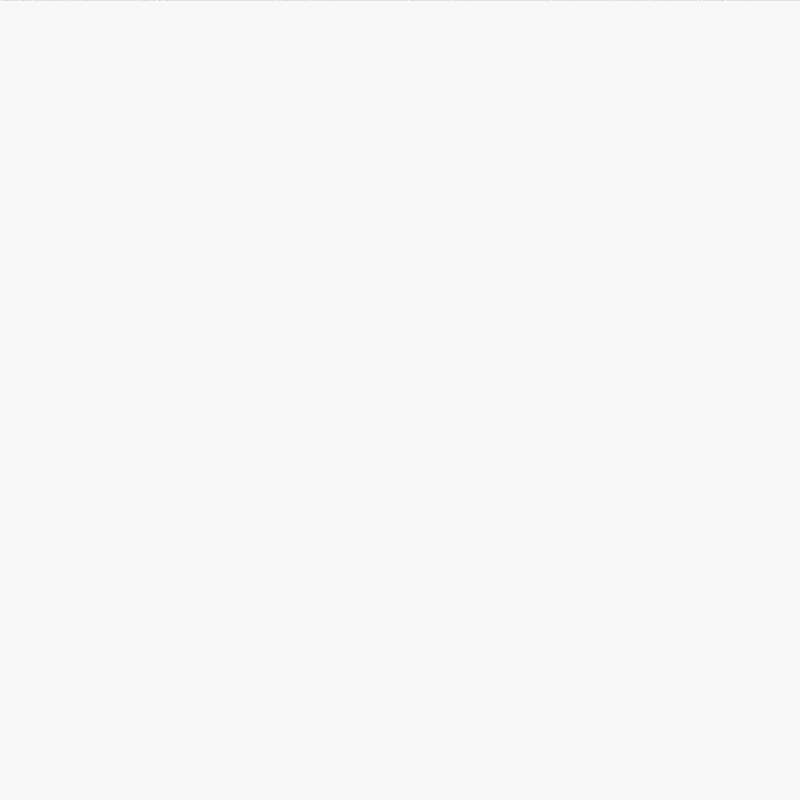
Frame 1 (no input)
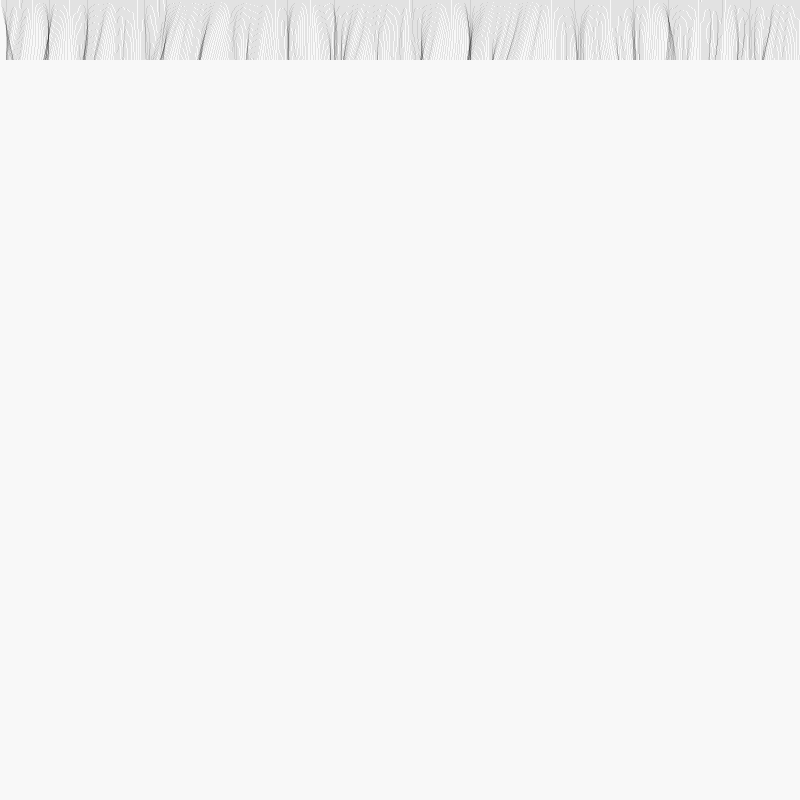
Frame 60 (the mouse pressed at the canvas centre just before this capture)
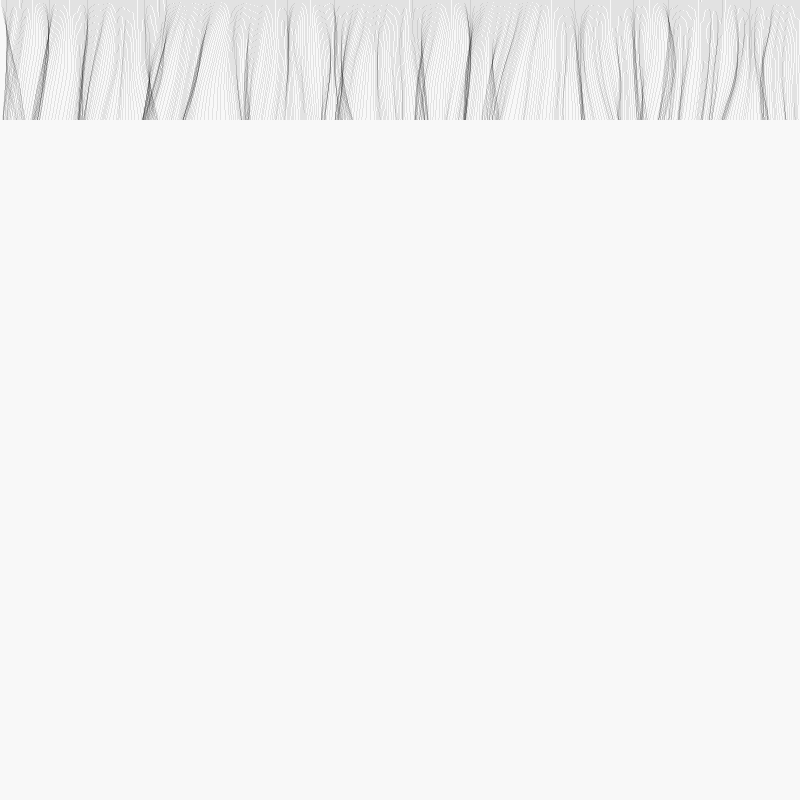
Frame 120 (the mouse held since frame 60 and released just before this capture)

The Processing sketch that drew these frames (run headless with seeded random() and noise(); from frame 60 on, the mouse is pressed at the canvas centre):

// Processing sketch: Tweet20190819
// ── Tweet20190819.pde
int i,t=0;float[]x=new float[800];
void setup(){size(800,800);background(248);stroke(0,32);for(i=0;i<800;x[i++]=i);}
void draw(){for(i=0;i<800;point(x[i]+=noise(i++*.05,t*.01)-0.48,t));t++;}
